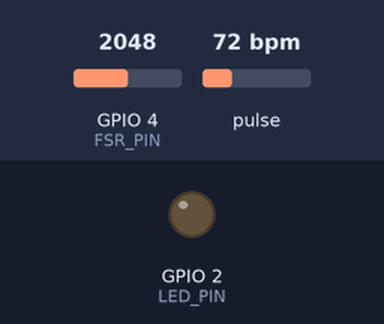
The sketch below on a simulated ESP32-S3. On the bench: output pins drawn as LEDs (lit = HIGH). The inputs (shaded band) are chosen by the test bench; at power-on: GPIO 4 (FSR_PIN) = 2048, pulse 72 bpm. WiFi joins after 1.5 s; servers stay silent unless stated; uploads are accepted with an empty reply; nothing arrives over Bluetooth unless stated; a phone connects over Bluetooth LE 3 s after start; what the sketch prints to the serial monitor is not drawn.

Above: at 1.1 s.
At 4.1 s:
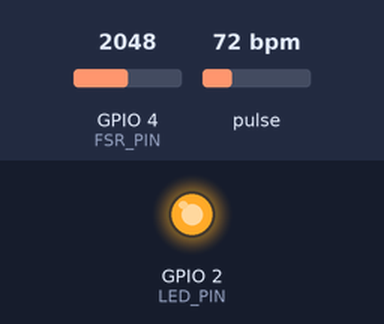
Timing chart, 0 to 5.6 s (numbered marks = the images above):
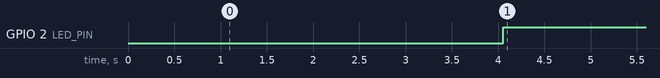

Measured:
- by itself, GPIO 2 (LED_PIN): LOW → HIGH at 4.1 s

The sketch:

esp32_unified_system.ino
```cpp
/*
 * ============================================================================
 * ESP32 统一传感器控制系统
 * Unified Sensor Control System - BLE + WiFi Dual Channel
 * ============================================================================
 *
 * 功能整合：
 * - 真实传感器数据采集（MAX30105心率 + FSR402压力）
 * - BLE通道：向跳蛋端发送振动档位指令
 * - WiFi通道：向Web服务器同步心率、压力、档位数据
 *
 * 硬件：ESP32-S3 + MAX30105 + FSR402
 *
 * 作者：AI助手
 * 日期：2026年4月5日
 * ============================================================================
 */

#include <Wire.h>
#include "MAX30105.h"
#include "heartRate.h"
#include <BLEDevice.h>
#include <BLEServer.h>
#include <BLEUtils.h>
#include <BLE2902.h>
#include <WiFi.h>
#include <HTTPClient.h>

// ================= 硬件引脚配置 =================
#define FSR_PIN 4
#define LED_PIN 2
#define I2C_SDA 2
#define I2C_SCL 1

// ================= 压力阈值配置 =================
#define PRESSURE_L0 500
#define PRESSURE_L1 1500
#define PRESSURE_L2 3000
#define PRESSURE_L3 4000

// ================= 心率阈值配置 =================
#define HEART_RATE_L1 60
#define HEART_RATE_L2 80
#define HEART_RATE_L3 100

// ================= 滤波参数 =================
#define EMA_ALPHA 0.3f
#define SAMPLE_MS 20
#define RATE_SIZE 10

// ================= BLE 配置 =================
#define BLE_DEVICE_NAME "ESP32_FusionCtrl"
#define SERVICE_UUID "4fafc201-1fb5-459e-8fcc-c5c9c331914b"
#define CHARACTERISTIC_UUID "beb5483e-36e1-4688-b7f5-ea07361b26a8"

// ================= WiFi 配置 =================
const char* WIFI_SSID = "liuyu";           // WiFi名称（需修改为实际网络）
const char* WIFI_PASSWORD = "12345678";    // WiFi密码（需修改为实际密码）
const char* SERVER_URL = "http://192.168.50.50:5001/api/data";  // Web服务器URL
const int WIFI_SEND_INTERVAL = 5000;       // WiFi数据发送间隔(毫秒)

// ================= 全局对象 =================
BLEServer* pServer = nullptr;
BLECharacteristic* pCharacteristic = nullptr;
MAX30105 particleSensor;

// ================= 连接状态 =================
bool bleDeviceConnected = false;
bool oldBleDeviceConnected = false;
bool wifiConnected = false;

// ================= 传感器数据 =================
float filteredPressure = 0.0;
uint8_t pressureLevel = 3;
long irValue = 0;
long lastBeat = 0;
float beatsPerMinute = 0;
int beatAvg = 0;
byte heartRates[RATE_SIZE];
byte heartRateSpot = 0;
byte heartRateCount = 0;
uint8_t finalLevel = 3;
uint8_t lastSentBleLevel = 255;

// ================= 时间戳 =================
unsigned long lastSendTime = 0;
unsigned long lastSampleTime = 0;
unsigned long lastDebugTime = 0;
unsigned long lastWifiSendTime = 0;

// ================= 压力映射函数 =================
// 档位定义：3=最低档(最弱/无动作)，2=中低，1=中高，0=最高档(最强)
uint8_t mapPressureToLevel(float value) {
  if (value <= PRESSURE_L0) return 0;   // 轻压 → 最强振
  if (value <= PRESSURE_L1) return 1;   // 中压 → 中强振
  if (value <= PRESSURE_L2) return 2;   // 重压 → 中弱振
  return 3;                              // 极重压 → 停止
}

// ================= 心率映射函数 =================
uint8_t mapHeartRateToLevel(float bpm) {
  if (bpm < HEART_RATE_L1) return 3;
  if (bpm < HEART_RATE_L2) return 2;
  if (bpm < HEART_RATE_L3) return 1;
  return 0;
}

// ================= 核心融合逻辑 =================
uint8_t computeFinalLevel() {
  if (pressureLevel <= 2) {
    return pressureLevel;
  } else {
    return mapHeartRateToLevel(beatsPerMinute);
  }
}

// ================= BLE 回调 =================
class MyServerCallbacks: public BLEServerCallbacks {
  void onConnect(BLEServer* pServer) {
    bleDeviceConnected = true;
    Serial.println("[BLE] ✓ 跳蛋端已连接");
    digitalWrite(LED_PIN, HIGH);
  };
  void onDisconnect(BLEServer* pServer) {
    bleDeviceConnected = false;
    Serial.println("[BLE] ✗ 跳蛋端已断开");
    digitalWrite(LED_PIN, LOW);
  }
};

// ================= BLE 发送档位 =================
void sendBleLevel(uint8_t level) {
  if (!bleDeviceConnected) return;
  if (level == lastSentBleLevel && (millis() - lastSendTime) < 500) {
    return;
  }

  char buf[32];
  snprintf(buf, sizeof(buf), "LEVEL:%d", level);
  pCharacteristic->setValue(buf);
  pCharacteristic->notify();

  Serial.printf("[BLE发送] LEVEL:%d | 压档:%d | BPM:%.0f\n",
                level, pressureLevel, beatsPerMinute);

  lastSentBleLevel = level;
  lastSendTime = millis();
}

// ================= WiFi 连接 =================
void connectToWiFi() {
  Serial.printf("[WiFi] 正在连接: %s\n", WIFI_SSID);

  WiFi.disconnect();
  WiFi.begin(WIFI_SSID, WIFI_PASSWORD);

  int attempts = 0;
  while (WiFi.status() != WL_CONNECTED && attempts < 20) {
    delay(500);
    Serial.print(".");
    attempts++;
  }

  if (WiFi.status() == WL_CONNECTED) {
    wifiConnected = true;
    Serial.println("\n[WiFi] ✓ 连接成功!");
    Serial.printf("[WiFi] IP地址: %s\n", WiFi.localIP().toString().c_str());
    Serial.printf("[WiFi] 信号强度: %d dBm\n", WiFi.RSSI());
  } else {
    wifiConnected = false;
    Serial.println("\n[WiFi] ✗ 连接失败，稍后重试");
  }
}

// ================= WiFi 数据发送 =================
void sendToWebServer() {
  if (!wifiConnected || WiFi.status() != WL_CONNECTED) {
    Serial.println("[WiFi] 未连接，尝试重连...");
    connectToWiFi();
    return;
  }

  HTTPClient http;

  if (!http.begin(SERVER_URL)) {
    Serial.println("[WiFi] HTTP初始化失败");
    http.end();
    return;
  }

  // 构建JSON数据包
  char jsonPayload[256];
  snprintf(jsonPayload, sizeof(jsonPayload),
    "{\"heartRate\":%.0f,\"pressure\":%.0f,\"level\":%d,\"timestamp\":%lu}",
    beatsPerMinute, filteredPressure, finalLevel, millis());

  http.addHeader("Content-Type", "application/json");

  int httpResponseCode = http.POST(jsonPayload);

  if (httpResponseCode > 0) {
    Serial.printf("[WiFi] 发送成功 → HTTP %d | BPM:%.0f 压力:%.0f 档位:%d\n",
                  httpResponseCode, beatsPerMinute, filteredPressure, finalLevel);
  } else {
    Serial.printf("[WiFi] 发送失败: %s\n", http.errorToString(httpResponseCode).c_str());
  }

  http.end();
}

// ================= 初始化 MAX30105 =================
bool initMAX30105() {
  Wire.begin(I2C_SDA, I2C_SCL);
  if (!particleSensor.begin(Wire, I2C_SPEED_FAST)) {
    Serial.println("[错误] MAX30105 未找到！");
    return false;
  }
  particleSensor.setup(0x1F, 4, 2, 100, 411, 4096);
  particleSensor.setPulseAmplitudeRed(0x0A);
  Serial.println("[OK] MAX30105 心率传感器初始化成功");
  return true;
}

// ================= 初始化 BLE =================
void initBLE() {
  BLEDevice::init(BLE_DEVICE_NAME);

  pServer = BLEDevice::createServer();
  pServer->setCallbacks(new MyServerCallbacks());

  BLEService *pService = pServer->createService(SERVICE_UUID);

  pCharacteristic = pService->createCharacteristic(
    CHARACTERISTIC_UUID,
    BLECharacteristic::PROPERTY_READ |
    BLECharacteristic::PROPERTY_WRITE |
    BLECharacteristic::PROPERTY_NOTIFY
  );
  pCharacteristic->addDescriptor(new BLE2902());
  pCharacteristic->setValue("LEVEL:3");

  pService->start();

  BLEAdvertising *pAdvertising = BLEDevice::getAdvertising();
  pAdvertising->addServiceUUID(SERVICE_UUID);
  pAdvertising->setScanResponse(true);
  pAdvertising->setMinPreferred(0x06);
  pAdvertising->setMinPreferred(0x12);

  BLEDevice::startAdvertising();

  Serial.printf("[OK] BLE广播中: %s\n", BLE_DEVICE_NAME);
}

// ================= 初始化 WiFi =================
void initWiFi() {
  connectToWiFi();
}

void setup() {
  Serial.begin(115200);
  delay(1000);

  Serial.println("\n");
  Serial.println("╔════════════════════════════════════════════╗");
  Serial.println("║   ESP32 统一传感器控制系统 v1.0            ║");
  Serial.println("║   BLE + WiFi 双通道数据同步                ║");
  Serial.println("╠════════════════════════════════════════════╣");
  Serial.println("║   档位: 3=最低 2=中低 1=中高 0=最高        ║");
  Serial.println("║   通道: BLE→跳蛋振动  WiFi→Web服务器       ║");
  Serial.println("╚════════════════════════════════════════════╝");
  Serial.println();

  // 初始化硬件
  pinMode(LED_PIN, OUTPUT);
  digitalWrite(LED_PIN, LOW);
  pinMode(FSR_PIN, INPUT);
  analogSetAttenuation(ADC_11db);

  // 初始化传感器
  bool hrAvailable = initMAX30105();
  if (!hrAvailable) {
    Serial.println("[警告] 心率传感器不可用，仅用压力模式");
  }

  // 初始化通信模块
  initBLE();
  initWiFi();

  Serial.println("\n[就绪] 系统启动完成");
  Serial.println("├─ BLE: 等待跳蛋端连接...");
  Serial.println("└─ WiFi: 定时向服务器推送数据\n");
}

void loop() {
  unsigned long now = millis();

  // ====== BLE 连接管理 ======
  if (!bleDeviceConnected && oldBleDeviceConnected) {
    delay(500);
    pServer->getAdvertising()->start();
    Serial.println("[BLE] 重新广播中...");
    oldBleDeviceConnected = bleDeviceConnected;
  }
  if (bleDeviceConnected && !oldBleDeviceConnected) {
    oldBleDeviceConnected = bleDeviceConnected;
  }

  // ====== WiFi 连接管理 ======
  if (WiFi.status() != WL_CONNECTED && wifiConnected) {
    wifiConnected = false;
    Serial.println("[WiFi] 连接断开，下次发送时重连");
  }

  // ====== 传感器采样 (20ms周期) ======
  if (now - lastSampleTime >= SAMPLE_MS) {
    lastSampleTime = now;

    // 读取压力
    uint16_t rawPressure = analogRead(FSR_PIN);
    filteredPressure = EMA_ALPHA * rawPressure + (1 - EMA_ALPHA) * filteredPressure;
    pressureLevel = mapPressureToLevel(filteredPressure);

    // 读取心率
    irValue = particleSensor.getIR();
    if (checkForBeat(irValue) == true) {
      long delta = now - lastBeat;
      lastBeat = now;
      if (delta > 0) {
        beatsPerMinute = 60.0 / (delta / 1000.0);
        if (beatsPerMinute > 20 && beatsPerMinute < 200) {
          heartRates[heartRateSpot] = (byte)beatsPerMinute;
          heartRateSpot = (heartRateSpot + 1) % RATE_SIZE;
          if (heartRateCount < RATE_SIZE) heartRateCount++;
          beatAvg = 0;
          for (int i = 0; i < heartRateCount; i++) beatAvg += heartRates[i];
          beatAvg /= heartRateCount;
        }
      }
    }

    // 融合计算最终档位
    finalLevel = computeFinalLevel();

    // BLE发送（实时）
    sendBleLevel(finalLevel);
  }

  // ====== WiFi 定时发送 (5秒周期) ======
  if (now - lastWifiSendTime >= WIFI_SEND_INTERVAL) {
    lastWifiSendTime = now;
    sendToWebServer();
  }

  // ====== 调试输出 (1秒周期) ======
  if (now - lastDebugTime >= 1000) {
    lastDebugTime = now;
    Serial.printf("[状态] BLE:%s | WiFi:%s | BPM:%.0f | 压力:%.0f | 档位:%d\n",
                  bleDeviceConnected ? "已连接" : "未连接",
                  wifiConnected ? "已连接" : "未连接",
                  beatsPerMinute, filteredPressure, finalLevel);
  }

  delay(5);
}
```
